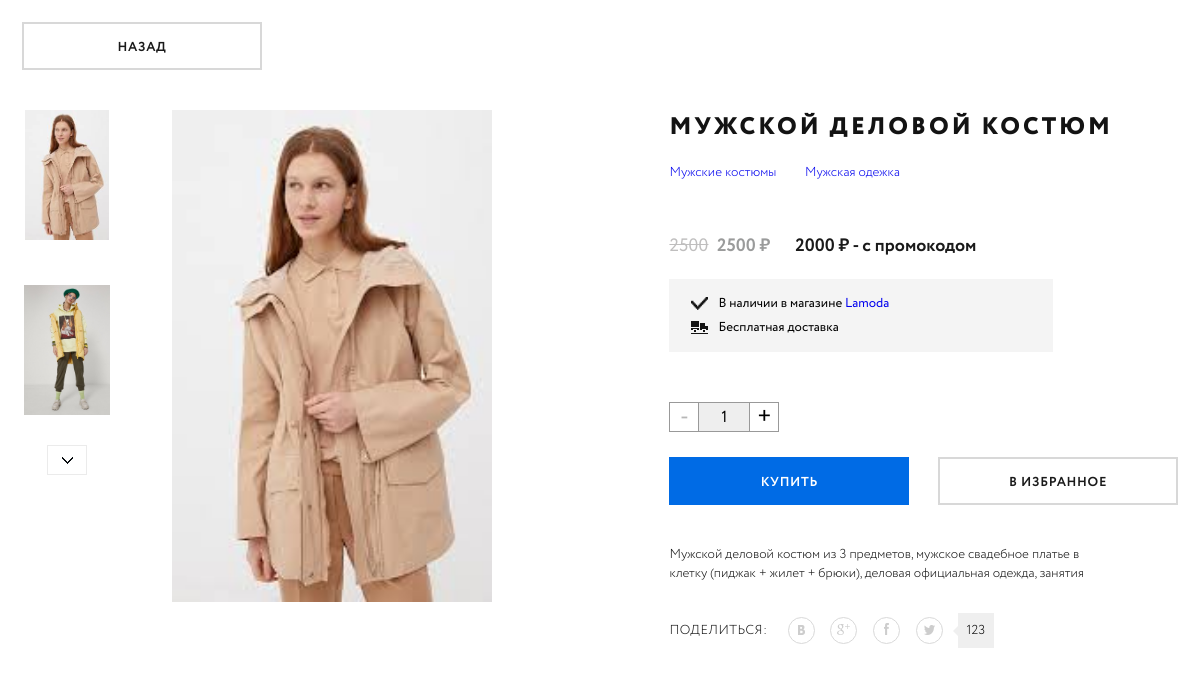
The app's page /index.php?id=21 with its own data.
### tables this page shows
CREATE TABLE `products` (
  `id` int(11) NOT NULL,
  `label` varchar(255) NOT NULL,
  `status` enum('ENABLE','DISABLE') NOT NULL,
  `price` int(11) NOT NULL,
  `original_price` int(11) NOT NULL,
  `promo_price` int(11) NOT NULL,
  `description` text NOT NULL
);

CREATE TABLE `images` (
  `id` int(11) NOT NULL,
  `alt` varchar(255) NOT NULL,
  `file_path` varchar(1024) NOT NULL
);

CREATE TABLE `categories` (
  `id` int(11) NOT NULL,
  `label` varchar(255) NOT NULL,
  `teaser_text` varchar(255) NOT NULL
);

### routing/Router.php (called while the page is built, shortened)
<?php
require_once './database/Product.php';
class Router
{
    public static function showProductPage($idProduct)
    {
        $product = new Product();
        $data = $product->getProduct($idProduct);
        $data['main'] = $data['main'][0];
        Router::showTemplate('product', $data);
    }
    public static function showTemplate($templateName, $dataTemplate)
    {
        $data = $dataTemplate;
        require_once('./templates/' . $templateName . '.php');
    }
}

### database/DB.php (called while the page is built)
<?php
class DB
{
    private PDO $db;
    public function __construct(
        $server = 'localhost',
        $dbName = 'products',
        $user = 'root',
        $password = ''
    ) {
        $connectionString = 'mysql:host=' . $server . ';dbname=' . $dbName;
        $this->db = new PDO($connectionString, $user, $password);
    }
    public function queryRows($sql, $params = [])
    {
        $query = $this->query($sql, $params);
        return $query->fetchAll(PDO::FETCH_ASSOC);
    }
    private function query($sql, $params)
    {
        $prepareQuery = $this->db->prepare($sql);
        if (count($params) != 0) {
            foreach ($params as $param => $value) {
                $prepareQuery->bindValue(':' . $param, $value);
            }
        }
        $prepareQuery->execute();
        return $prepareQuery;
    }
}

### database/Product.php (called while the page is built)
<?php
require_once 'DB.php';
class Product
{
    private DB $db;
    public function __construct()
    {
        $this->db = new DB();
    }
    public function getProduct($id)
    {
        $images = $this->getExtraImages($id);
        $categories = $this->getExtraCategories($id);
        $mainData = $this->getMainInfo($id);
        return [
            'images' => $images,
            'categories' => $categories,
            'main' => $mainData
        ];
    }
    private function getMainInfo($id)
    {
        return $this->db->queryRows('
            SELECT p.label, p.price, p.original_price, p.promo_price, p.description, i.alt, i.file_path, c.label as category, c.id as category_id FROM products p
            INNER JOIN field_main_categories fc ON fc.pid = p.id
            INNER JOIN categories c ON fc.cid = c.id
            INNER JOIN field_main_images fi ON fi.pid = p.id
            INNER JOIN images i ON fi.image_id = i.id
            WHERE p.id = :id',
            ['id' => $id]
        );
    }
    private function getExtraImages($id)
    {
        return $this->db->queryRows('
            SELECT i.id, i.alt, i.file_path FROM images i
            INNER JOIN field_images fi ON fi.image_id = i.id
            WHERE fi.pid = :id',
            ['id' => $id]
        );
    }
    private function getExtraCategories($id)
    {
        return $this->db->queryRows('
            SELECT c.id, c.label, c.teaser_text FROM categories c
            INNER JOIN field_categories fc ON fc.cid = c.id
            WHERE fc.pid = :id',
            ['id' => $id]
        );
    }
}

### templates/product.php (the view, shortened to what this page needs)
<?php
  $parentId = $data['main']['category_id'];
  $page = 1;
?>
<!DOCTYPE html>
<html lang="ru">
<head>
  <link rel="stylesheet" href="<?= PUBLIC_PATH ?>/css/index.css">
</head>
<body>
  <div class="layout">
    <button class="custom-btn">
      <a href="<?= ROOT_FOLDER . '/?cat_id=' . $parentId . '&page=' . $page ?>">Назад</a>
    </button>
    <div class="product">
      <div class="product__preview">
        <div class="product__gallery">
          <div class="product__images">
            <img class="product__image" src="<?= PUBLIC_PATH . $data['main']['file_path'] ?>" alt="<?= $data['main']['alt'] ?>">
            <?php foreach ($data['images'] as $image): ?>
              <img class="product__image" src="<?= PUBLIC_PATH . $image['file_path'] ?>" alt="<?= $image['alt'] ?>">
            <?php endforeach; ?>
          </div>
          <button>
            <img src="<?= PUBLIC_PATH ?>/img/icons/chevron-down-icon.png" alt="Иконка стрелки вниз">
          </button>
        </div>
        <div class="product__main-image">
          <img class="product__image--full" src="<?= PUBLIC_PATH . $data['main']['file_path'] ?>" alt="<?= $data['main']['alt'] ?>">
        </div>
      </div>
      <div class="product__description">
        <h2><?= $data['main']['label'] ?></h2>
        <div class="product__categories">
          <a href="<?= ROOT_FOLDER . '?cat_id=' . $data['main']['category_id'] ?>"><?= $data['main']['category'] ?></a>
          <?php foreach ($data['categories'] as $category): ?>
            <a href="<?= ROOT_FOLDER . '?cat_id=' . $category['id'] ?>">
              <?= $category['label'] ?>
            </a>
          <?php endforeach; ?>
        </div>
        <div class="product__price">
          <div class="product__price-actual">
            <span class="product__price-old"><?= $data['main']['original_price'] ?></span>
            <span class="product__price-current price"><?= $data['main']['price'] ?></span>
          </div>
          <div class="product__price-discount">
            <span class="product__discount-value price price--discount"><?= $data['main']['promo_price'] ?></span>
          </div>
        </div>
        <div class="product__info">
          <div class="product__info-item">
            <img src="<?= PUBLIC_PATH ?>/img/icons/check-icon.png" alt="Иконка галочки">
            <span>В наличии в магазине <a href="#">Lamoda</a></span>
          </div>
          <div class="product__info-item">
            <img src="<?= PUBLIC_PATH ?>/img/icons/truck-icon.png" alt="Иконка грузовика">
            <span>Бесплатная доставка</span>
          </div>
        </div>
        <div class="product__actions">
          <div class="product__buy">
            <div class="product__counter counter">
              <button class="counter__btn counter__minus" disabled>-</button>
              <span class="counter__value">1</span>
              <button class="counter__btn counter__plus">+</butt>
            </div>
            <button id="buy-btn" class="custom-btn custom-btn--blue">Купить</button>
          </div>
          <button class="custom-btn">В избранное</button>
        </div>
        <div class="product__text">
          <p>
            <?= $data['main']['description'] ?>
          </p>
        </div>
        <div class="product__share">
          <span class="product__share-title">Поделиться:</span>
          <div class="product__share-list">
            <a href="#">
              <img src="<?= PUBLIC_PATH ?>/img/icons/vk-icon.png" alt="vk иконка">
            </a>
            <a href="#">
              <img src="<?= PUBLIC_PATH ?>/img/icons/google-plus-icon.png" alt="google plus иконка">
            </a>
            <a href="#">
              <img src="<?= PUBLIC_PATH ?>/img/icons/facebook-icon.png" alt="facebook иконка">
            </a>
            <a href="#">
              <img src="<?= PUBLIC_PATH ?>/img/icons/twitter-icon.png" alt="twitter иконка">
            </a>
          </div>
          <span class="product__share-count">123</span>
        </div>
      </div>
    </div>
  </div>
</body>
</html>

### public/css/index.css (style rules this page uses)
* { margin: 0; padding: 0; }
a { text-decoration: none; }
img { object-fit: contain; }
* { font-family: 'Circe', sans-serif; }
.layout { max-width: 1156px; margin: 0 auto; padding: 22px 0 10px 0; }
h2 { font-size: 24px; font-weight: 900; color: #131313; letter-spacing: 3px; text-transform: uppercase; }
.price { font-weight: 800; color: #9a9b9b; font-size: 18px; }
.price::after { content: ' ₽'; }
.price--discount { color: #1a1a1a; }
.price--discount::after { content: ' ₽ - с промокодом' }
.counter { display: flex; }
.counter__btn { width: 30px; height: 30px; border-radius: 0; background: 0; font-size: 24px; line-height: 30px; border: 1px solid #999; cursor: pointer; transition: background-color 0.2s; }
.counter__value { display: flex; align-items: center; justify-content: center; width: 50px; height: 30px; border-top: 1px solid #999; border-bottom: 1px solid #999; box-sizing: border-box; background: #eee; }
.custom-btn { display: inline-block; position: relative; min-width: 240px; height: 48px; padding: 0 15px; line-height: 48px; font-size: 13px; font-weight: 800; color: #1a1a1a; text-align: center; text-transform: uppercase; letter-spacing: 0.65px; background: none; border: 2px solid #d8d8d8; cursor: pointer; transition: background-color 0.2s, border 0.2s; }
.custom-btn a { display: block; width: 100%; height: 100%; color: inherit; }
.custom-btn--blue { color: #fff; background-color: #006be5; border-color: #006be5; }
.product { display: flex; justify-content: space-between; margin-top: 40px; }
.product__preview { display: flex; }
.product__image { display: block; width: 90px; height: 130px; cursor: pointer; }
.product__image + .product__image { margin-top: 45px; }
.product__image--full { width: 340px; height: 492px; }
.product__gallery button { display: block; width: 40px; height: 30px; margin: 30px auto 0 auto; background: none; border: 1px solid #ebebeb; cursor: pointer; transition: background-color 0.2s; }
.product__main-image { margin-left: 50px; }
.product__description { margin-left: 50px; }
.product__categories { margin-top: 15px; }
.product__categories a { font-size: 13px; font-weight: 200; transition: color 0.2s; }
.product__categories a + a { display: inline-block; margin-left: 25px; }
.product__price { margin-top: 50px; display: flex; }
.product__price-old { font-size: 18px; color: #bfbebe; text-decoration: line-through; }
.product__price-current { display: inline-block; margin-left: 5px; }
.product__price-discount { margin-left: 25px; }
.product__info { display: flex; flex-direction: column; max-width: 340px; margin-top: 20px; padding: 15px 22px; background: #f4f4f4; font-size: 13px; }
.product__info-item { display: flex; align-items: center; }
.product__info-item img { width: 17px; height: 13px; }
.product__info-item span { margin-left: 10px; }
.product__info-item + .product__info-item { margin-top: 5px; }
.product__actions { margin-top: 50px; }
.product__buy { display: inline-block; }
.product__buy + .custom-btn { margin-left: 25px; }
.product__counter ~ .custom-btn { margin-top: 25px; }
.product__text { margin-top: 40px; max-width: 420px }
.product__text p { font-size: 13px; font-weight: 200; color: #131313; }
.product__share { margin-top: 30px; display: flex; align-items: center; }
.product__share-title { color: #131313; font-size: 13px; font-weight: 200; text-transform: uppercase; letter-spacing: 0.5px; }
.product__share-list { margin-left: 20px; }
.product__share a { display: inline-block; height: 25px; width: 25px; border: 1px solid #d9d9d9; border-radius: 50%; line-height: 25px; text-align: center; transition: transform 0.2s, border 0.2s; }
.product__share a img { transition: filter 0.2s; }
.product__share a + a { margin-left: 12px; }
.product__share-count { position: relative; margin-left: 15px; padding: 8px 9px; box-sizing: border-box; font-size: 13px; font-weight: 200; background: #efefef; }
.product__share-count::before { content: ''; position: absolute; left: -5px; top: calc(50% - 5px); width: 0; height: 0; border-top: 5px solid transparent; border-bottom: 5px solid transparent; border-right: 5px solid #efefef; }

### records on screen
products: images.file_path (picture), label "МУЖСКОЙ ДЕЛОВОЙ КОСТЮМ", categories.label "Мужские костюмы", original_price "2500", price "2500", promo_price "2000", description "Мужской деловой костюм из 3 предметов, мужское свадебное платье в клетку (пиджак + жилет + брюки), деловая официальная одежда, занятия"
images: file_path (picture)
categories: label "Мужская одежка"
